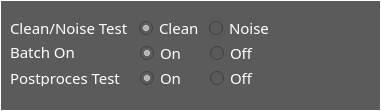
    <widget class="QGroupBox" name="parameterGroup">
     <property name="geometry">
      <rect>
       <x>10</x>
       <y>230</y>
       <width>381</width>
       <height>111</height>
      </rect>
     </property>
     <property name="font">
      <font>
       <family>현대하모니 M</family>
       <pointsize>11</pointsize>
      </font>
     </property>
     <property name="contextMenuPolicy">
      <enum>Qt::DefaultContextMenu</enum>
     </property>
     <property name="styleSheet">
      <string notr="true">border:1px solid rgb(255, 255, 255);color:white;background:rgb(91,91,91);</string>
     </property>
     <property name="title">
      <string/>
     </property>
     <property name="flat">
      <bool>false</bool>
     </property>
     <property name="checkable">
      <bool>false</bool>
     </property>
     <widget class="QLabel" name="label_18">
      <property name="geometry">
       <rect>
        <x>10</x>
        <y>20</y>
        <width>131</width>
        <height>16</height>
       </rect>
      </property>
      <property name="font">
       <font>
        <family>현대하모니 M</family>
        <pointsize>11</pointsize>
       </font>
      </property>
      <property name="styleSheet">
       <string notr="true">border:rgb(100,100,100);</string>
      </property>
      <property name="text">
       <string>Clean/Noise Test</string>
      </property>
     </widget>
     <widget class="QLabel" name="label_20">
      <property name="geometry">
       <rect>
        <x>10</x>
        <y>44</y>
        <width>71</width>
        <height>16</height>
       </rect>
      </property>
      <property name="font">
       <font>
        <family>현대하모니 M</family>
        <pointsize>11</pointsize>
       </font>
      </property>
      <property name="styleSheet">
       <string notr="true">border:rgb(100,100,100);</string>
      </property>
      <property name="text">
       <string>Batch On</string>
      </property>
     </widget>
     <widget class="QLabel" name="label_21">
      <property name="geometry">
       <rect>
        <x>10</x>
        <y>70</y>
        <width>121</width>
        <height>16</height>
       </rect>
      </property>
      <property name="font">
       <font>
        <family>현대하모니 M</family>
        <pointsize>11</pointsize>
       </font>
      </property>
      <property name="styleSheet">
       <string notr="true">border:rgb(100,100,100);</string>
      </property>
      <property name="text">
       <string>Postproces Test</string>
      </property>
     </widget>
     <widget class="QGroupBox" name="groupBox">
      <property name="geometry">
       <rect>
        <x>129</x>
        <y>15</y>
        <width>201</width>
        <height>22</height>
       </rect>
      </property>
      <property name="styleSheet">
       <string notr="true">border:rgb(100,100,100);</string>
      </property>
      <property name="title">
       <string/>
      </property>
      <widget class="QRadioButton" name="cleanOn">
       <property name="geometry">
        <rect>
         <x>10</x>
         <y>5</y>
         <width>71</width>
         <height>16</height>
        </rect>
       </property>
       <property name="font">
        <font>
         <family>현대하모니 M</family>
         <pointsize>11</pointsize>
        </font>
       </property>
       <property name="styleSheet">
        <string notr="true">QRadioButton{border: 1px solid rgb(91,91,91);} 
QRadioButton::indicator { border-radius:6px;}
QRadioButton::indicator::unchecked { background:black; border:1px solid black; }
QRadioButton::indicator::checked { background:white; border:3px solid black; };;
</string>
       </property>
       <property name="text">
        <string>Clean</string>
       </property>
       <property name="checkable">
        <bool>true</bool>
       </property>
       <property name="checked">
        <bool>true</bool>
       </property>
       <property name="autoExclusive">
        <bool>true</bool>
       </property>
      </widget>
      <widget class="QRadioButton" name="noiseOn">
       <property name="geometry">
        <rect>
         <x>80</x>
         <y>5</y>
         <width>71</width>
         <height>16</height>
        </rect>
       </property>
       <property name="palette">
        <palette>
         <active>
          <colorrole role="WindowText">
           <brush brushstyle="SolidPattern">
            <color alpha="255">
             <red>255</red>
             <green>255</green>
             <blue>255</blue>
            </color>
           </brush>
          </colorrole>
          <colorrole role="Button">
           <brush brushstyle="SolidPattern">
            <color alpha="255">
             <red>91</red>
             <green>91</green>
             <blue>91</blue>
            </color>
           </brush>
          </colorrole>
          <colorrole role="Text">
           <brush brushstyle="SolidPattern">
            <color alpha="255">
             <red>255</red>
             <green>255</green>
             <blue>255</blue>
            </color>
           </brush>
          </colorrole>
          <colorrole role="ButtonText">
           <brush brushstyle="SolidPattern">
            <color alpha="255">
             <red>255</red>
             <green>255</green>
             <blue>255</blue>
            </color>
           </brush>
          </colorrole>
          <colorrole role="Base">
           <brush brushstyle="SolidPattern">
            <color alpha="255">
             <red>91</red>
             <green>91</green>
             <blue>91</blue>
            </color>
           </brush>
          </colorrole>
          <colorrole role="Window">
           <brush brushstyle="SolidPattern">
            <color alpha="255">
             <red>91</red>
             <green>91</green>
             <blue>91</blue>
            </color>
           </brush>
          </colorrole>
         </active>
         <inactive>
          <colorrole role="WindowText">
           <brush brushstyle="SolidPattern">
            <color alpha="255">
             <red>255</red>
             <green>255</green>
             <blue>255</blue>
            </color>
           </brush>
          </colorrole>
          <colorrole role="Button">
           <brush brushstyle="SolidPattern">
            <color alpha="255">
             <red>91</red>
             <green>91</green>
             <blue>91</blue>
            </color>
           </brush>
          </colorrole>
          <colorrole role="Text">
           <brush brushstyle="SolidPattern">
            <color alpha="255">
             <red>255</red>
             <green>255</green>
             <blue>255</blue>
            </color>
           </brush>
          </colorrole>
          <colorrole role="ButtonText">
           <brush brushstyle="SolidPattern">
            <color alpha="255">
             <red>255</red>
             <green>255</green>
             <blue>255</blue>
            </color>
           </brush>
          </colorrole>
          <colorrole role="Base">
           <brush brushstyle="SolidPattern">
            <color alpha="255">
             <red>91</red>
             <green>91</green>
             <blue>91</blue>
            </color>
           </brush>
          </colorrole>
          <colorrole role="Window">
           <brush brushstyle="SolidPattern">
            <color alpha="255">
             <red>91</red>
             <green>91</green>
             <blue>91</blue>
            </color>
           </brush>
          </colorrole>
         </inactive>
         <disabled>
          <colorrole role="WindowText">
           <brush brushstyle="SolidPattern">
            <color alpha="255">
             <red>255</red>
             <green>255</green>
             <blue>255</blue>
            </color>
           </brush>
          </colorrole>
          <colorrole role="Button">
           <brush brushstyle="SolidPattern">
            <color alpha="255">
             <red>91</red>
             <green>91</green>
             <blue>91</blue>
            </color>
           </brush>
          </colorrole>
          <colorrole role="Text">
           <brush brushstyle="SolidPattern">
            <color alpha="255">
             <red>255</red>
             <green>255</green>
             <blue>255</blue>
            </color>
           </brush>
          </colorrole>
          <colorrole role="ButtonText">
           <brush brushstyle="SolidPattern">
            <color alpha="255">
             <red>255</red>
             <green>255</green>
             <blue>255</blue>
            </color>
           </brush>
          </colorrole>
          <colorrole role="Base">
           <brush brushstyle="SolidPattern">
            <color alpha="255">
             <red>91</red>
             <green>91</green>
             <blue>91</blue>
            </color>
           </brush>
          </colorrole>
          <colorrole role="Window">
           <brush brushstyle="SolidPattern">
            <color alpha="255">
             <red>91</red>
             <green>91</green>
             <blue>91</blue>
            </color>
           </brush>
          </colorrole>
         </disabled>
        </palette>
       </property>
       <property name="font">
        <font>
         <family>현대하모니 M</family>
         <pointsize>11</pointsize>
        </font>
       </property>
       <property name="styleSheet">
        <string notr="true">QRadioButton{border: 1px solid rgb(91,91,91);} 
QRadioButton::indicator { border-radius:6px;}
QRadioButton::indicator::unchecked { background:black; border:1px solid black; }
QRadioButton::indicator::checked { background:white; border:3px solid black; };;
</string>
       </property>
       <property name="text">
        <string>Noise</string>
       </property>
       <property name="checkable">
        <bool>true</bool>
       </property>
       <property name="checked">
        <bool>false</bool>
       </property>
       <property name="autoExclusive">
        <bool>false</bool>
       </property>
      </widget>
     </widget>
     <widget class="QGroupBox" name="groupBox_5">
      <property name="geometry">
       <rect>
        <x>110</x>
        <y>40</y>
        <width>181</width>
        <height>21</height>
       </rect>
      </property>
      <property name="styleSheet">
       <string notr="true">border:rgb(0,0,0);</string>
      </property>
      <property name="title">
       <string/>
      </property>
      <widget class="QRadioButton" name="batchOn">
       <property name="geometry">
        <rect>
         <x>30</x>
         <y>5</y>
         <width>41</width>
         <height>16</height>
        </rect>
       </property>
       <property name="font">
        <font>
         <family>현대하모니 M</family>
         <pointsize>11</pointsize>
        </font>
       </property>
       <property name="styleSheet">
        <string notr="true">QRadioButton{border: 1px solid rgb(91,91,91);} 
QRadioButton::indicator { border-radius:6px;}
QRadioButton::indicator::unchecked { background:black; border:1px solid black; }
QRadioButton::indicator::checked { background:white; border:3px solid black; };;
</string>
       </property>
       <property name="text">
        <string>On</string>
       </property>
       <property name="checkable">
        <bool>true</bool>
       </property>
       <property name="checked">
        <bool>true</bool>
       </property>
       <property name="autoExclusive">
        <bool>true</bool>
       </property>
      </widget>
      <widget class="QRadioButton" name="batchOff">
       <property name="geometry">
        <rect>
         <x>100</x>
         <y>5</y>
         <width>51</width>
         <height>16</height>
        </rect>
       </property>
       <property name="palette">
        <palette>
         <active>
          <colorrole role="WindowText">
           <brush brushstyle="SolidPattern">
            <color alpha="255">
             <red>255</red>
             <green>255</green>
             <blue>255</blue>
            </color>
           </brush>
          </colorrole>
          <colorrole role="Button">
           <brush brushstyle="SolidPattern">
            <color alpha="255">
             <red>91</red>
             <green>91</green>
             <blue>91</blue>
            </color>
           </brush>
          </colorrole>
          <colorrole role="Text">
           <brush brushstyle="SolidPattern">
            <color alpha="255">
             <red>255</red>
             <green>255</green>
             <blue>255</blue>
            </color>
           </brush>
          </colorrole>
          <colorrole role="ButtonText">
           <brush brushstyle="SolidPattern">
            <color alpha="255">
             <red>255</red>
             <green>255</green>
             <blue>255</blue>
            </color>
           </brush>
          </colorrole>
          <colorrole role="Base">
           <brush brushstyle="SolidPattern">
            <color alpha="255">
             <red>91</red>
             <green>91</green>
             <blue>91</blue>
            </color>
           </brush>
          </colorrole>
          <colorrole role="Window">
           <brush brushstyle="SolidPattern">
            <color alpha="255">
             <red>91</red>
             <green>91</green>
             <blue>91</blue>
            </color>
           </brush>
          </colorrole>
         </active>
         <inactive>
          <colorrole role="WindowText">
           <brush brushstyle="SolidPattern">
            <color alpha="255">
             <red>255</red>
             <green>255</green>
             <blue>255</blue>
            </color>
           </brush>
          </colorrole>
          <colorrole role="Button">
           <brush brushstyle="SolidPattern">
            <color alpha="255">
             <red>91</red>
             <green>91</green>
             <blue>91</blue>
            </color>
           </brush>
          </colorrole>
          <colorrole role="Text">
           <brush brushstyle="SolidPattern">
            <color alpha="255">
             <red>255</red>
             <green>255</green>
             <blue>255</blue>
            </color>
           </brush>
          </colorrole>
          <colorrole role="ButtonText">
           <brush brushstyle="SolidPattern">
            <color alpha="255">
             <red>255</red>
             <green>255</green>
             <blue>255</blue>
            </color>
           </brush>
          </colorrole>
          <colorrole role="Base">
           <brush brushstyle="SolidPattern">
            <color alpha="255">
             <red>91</red>
             <green>91</green>
             <blue>91</blue>
            </color>
           </brush>
          </colorrole>
          <colorrole role="Window">
           <brush brushstyle="SolidPattern">
            <color alpha="255">
             <red>91</red>
             <green>91</green>
             <blue>91</blue>
            </color>
           </brush>
          </colorrole>
         </inactive>
         <disabled>
          <colorrole role="WindowText">
           <brush brushstyle="SolidPattern">
            <color alpha="255">
             <red>255</red>
             <green>255</green>
             <blue>255</blue>
            </color>
           </brush>
          </colorrole>
          <colorrole role="Button">
           <brush brushstyle="SolidPattern">
            <color alpha="255">
             <red>91</red>
             <green>91</green>
             <blue>91</blue>
            </color>
           </brush>
          </colorrole>
          <colorrole role="Text">
           <brush brushstyle="SolidPattern">
            <color alpha="255">
             <red>255</red>
             <green>255</green>
             <blue>255</blue>
            </color>
           </brush>
          </colorrole>
          <colorrole role="ButtonText">
           <brush brushstyle="SolidPattern">
            <color alpha="255">
             <red>255</red>
             <green>255</green>
             <blue>255</blue>
            </color>
           </brush>
          </colorrole>
          <colorrole role="Base">
           <brush brushstyle="SolidPattern">
            <color alpha="255">
             <red>91</red>
             <green>91</green>
             <blue>91</blue>
            </color>
           </brush>
          </colorrole>
          <colorrole role="Window">
           <brush brushstyle="SolidPattern">
            <color alpha="255">
             <red>91</red>
             <green>91</green>
             <blue>91</blue>
            </color>
           </brush>
          </colorrole>
         </disabled>
        </palette>
       </property>
       <property name="font">
        <font>
         <family>현대하모니 M</family>
         <pointsize>11</pointsize>
        </font>
       </property>
       <property name="styleSheet">
        <string notr="true">QRadioButton{border: 1px solid rgb(91,91,91);} 
QRadioButton::indicator { border-radius:6px;}
QRadioButton::indicator::unchecked { background:black; border:1px solid black; }
QRadioButton::indicator::checked { background:white; border:3px solid black; };;
</string>
       </property>
       <property name="text">
        <string>Off</string>
       </property>
       <property name="checkable">
        <bool>true</bool>
       </property>
       <property name="checked">
        <bool>false</bool>
       </property>
       <property name="autoExclusive">
        <bool>true</bool>
       </property>
      </widget>
      <widget class="QGroupBox" name="groupBox_6">
       <property name="geometry">
        <rect>
         <x>60</x>
         <y>20</y>
         <width>121</width>
         <height>22</height>
        </rect>
       </property>
       <property name="styleSheet">
        <string notr="true">border:rgb(0,0,0);</string>
       </property>
       <property name="title">
        <string/>
       </property>
       <widget class="QRadioButton" name="radioButton_17">
        <property name="geometry">
         <rect>
          <x>10</x>
          <y>5</y>
          <width>41</width>
          <height>16</height>
         </rect>
        </property>
        <property name="font">
         <font>
          <family>현대하모니 M</family>
          <pointsize>11</pointsize>
         </font>
        </property>
        <property name="styleSheet">
         <string notr="true">QRadioButton{border: 1px solid rgb(100,100,100);} QRadioButton::indicator { border-radius:6px;}
QRadioButton::indicator::unchecked { background:black; border:1px solid black; }
QRadioButton::indicator::checked { background:white; border:3px solid black; };;
</string>
        </property>
        <property name="text">
         <string>On</string>
        </property>
        <property name="checkable">
         <bool>true</bool>
        </property>
        <property name="checked">
         <bool>true</bool>
        </property>
        <property name="autoExclusive">
         <bool>true</bool>
        </property>
       </widget>
       <widget class="QRadioButton" name="radioButton_18">
        <property name="geometry">
         <rect>
          <x>61</x>
          <y>5</y>
          <width>51</width>
          <height>16</height>
         </rect>
        </property>
        <property name="palette">
         <palette>
          <active>
           <colorrole role="WindowText">
            <brush brushstyle="SolidPattern">
             <color alpha="255">
              <red>255</red>
              <green>255</green>
              <blue>255</blue>
             </color>
            </brush>
           </colorrole>
           <colorrole role="Button">
            <brush brushstyle="SolidPattern">
             <color alpha="255">
              <red>91</red>
              <green>91</green>
              <blue>91</blue>
             </color>
            </brush>
           </colorrole>
           <colorrole role="Text">
            <brush brushstyle="SolidPattern">
             <color alpha="255">
              <red>255</red>
              <green>255</green>
              <blue>255</blue>
             </color>
            </brush>
           </colorrole>
           <colorrole role="ButtonText">
            <brush brushstyle="SolidPattern">
             <color alpha="255">
              <red>255</red>
              <green>255</green>
              <blue>255</blue>
             </color>
            </brush>
           </colorrole>
           <colorrole role="Base">
            <brush brushstyle="SolidPattern">
             <color alpha="255">
              <red>91</red>
              <green>91</green>
              <blue>91</blue>
             </color>
            </brush>
           </colorrole>
           <colorrole role="Window">
            <brush brushstyle="SolidPattern">
             <color alpha="255">
              <red>91</red>
              <green>91</green>
              <blue>91</blue>
             </color>
            </brush>
           </colorrole>
          </active>
          <inactive>
           <colorrole role="WindowText">
            <brush brushstyle="SolidPattern">
             <color alpha="255">
              <red>255</red>
              <green>255</green>
              <blue>255</blue>
             </color>
            </brush>
           </colorrole>
           <colorrole role="Button">
            <brush brushstyle="SolidPattern">
             <color alpha="255">
              <red>91</red>
              <green>91</green>
              <blue>91</blue>
             </color>
            </brush>
           </colorrole>
           <colorrole role="Text">
            <brush brushstyle="SolidPattern">
             <color alpha="255">
              <red>255</red>
              <green>255</green>
              <blue>255</blue>
             </color>
            </brush>
           </colorrole>
           <colorrole role="ButtonText">
            <brush brushstyle="SolidPattern">
             <color alpha="255">
              <red>255</red>
              <green>255</green>
              <blue>255</blue>
             </color>
            </brush>
           </colorrole>
           <colorrole role="Base">
            <brush brushstyle="SolidPattern">
             <color alpha="255">
              <red>91</red>
              <green>91</green>
              <blue>91</blue>
             </color>
            </brush>
           </colorrole>
           <colorrole role="Window">
            <brush brushstyle="SolidPattern">
             <color alpha="255">
              <red>91</red>
              <green>91</green>
              <blue>91</blue>
             </color>
            </brush>
           </colorrole>
          </inactive>
          <disabled>
           <colorrole role="WindowText">
            <brush brushstyle="SolidPattern">
             <color alpha="255">
              <red>255</red>
              <green>255</green>
              <blue>255</blue>
             </color>
            </brush>
           </colorrole>
           <colorrole role="Button">
            <brush brushstyle="SolidPattern">
             <color alpha="255">
              <red>91</red>
              <green>91</green>
              <blue>91</blue>
             </color>
            </brush>
           </colorrole>
           <colorrole role="Text">
            <brush brushstyle="SolidPattern">
             <color alpha="255">
              <red>255</red>
              <green>255</green>
              <blue>255</blue>
             </color>
            </brush>
           </colorrole>
           <colorrole role="ButtonText">
            <brush brushstyle="SolidPattern">
             <color alpha="255">
              <red>255</red>
              <green>255</green>
              <blue>255</blue>
             </color>
            </brush>
           </colorrole>
           <colorrole role="Base">
            <brush brushstyle="SolidPattern">
             <color alpha="255">
              <red>91</red>
              <green>91</green>
              <blue>91</blue>
             </color>
            </brush>
           </colorrole>
           <colorrole role="Window">
            <brush brushstyle="SolidPattern">
             <color alpha="255">
              <red>91</red>
              <green>91</green>
              <blue>91</blue>
             </color>
            </brush>
           </colorrole>
          </disabled>
         </palette>
        </property>
        <property name="font">
         <font>
          <family>현대하모니 M</family>
          <pointsize>11</pointsize>
         </font>
        </property>
        <property name="styleSheet">
         <string notr="true">QRadioButton{border: 1px solid rgb(100,100,100);} QRadioButton::indicator { border-radius:6px;}
QRadioButton::indicator::unchecked { background:black; border:1px solid black; }
QRadioButton::indicator::checked { background:white; border:3px solid black; };;
</string>
        </property>
        <property name="text">
         <string>Off</string>
        </property>
        <property name="checkable">
         <bool>true</bool>
        </property>
        <property name="checked">
         <bool>false</bool>
        </property>
        <property name="autoExclusive">
         <bool>true</bool>
        </property>
       </widget>
      </widget>
     </widget>
     <widget class="QGroupBox" name="groupBox_7">
      <property name="geometry">
       <rect>
        <x>130</x>
        <y>65</y>
        <width>151</width>
        <height>22</height>
       </rect>
      </property>
      <property name="styleSheet">
       <string notr="true">border:rgb(0,0,0);</string>
      </property>
      <property name="title">
       <string/>
      </property>
      <widget class="QRadioButton" name="bnfOn">
       <property name="geometry">
        <rect>
         <x>10</x>
         <y>5</y>
         <width>61</width>
         <height>16</height>
        </rect>
       </property>
       <property name="font">
        <font>
         <family>현대하모니 M</family>
         <pointsize>11</pointsize>
        </font>
       </property>
       <property name="styleSheet">
        <string notr="true">QRadioButton{border: 1px solid rgb(91,91,91);} 
QRadioButton::indicator { border-radius:6px;}
QRadioButton::indicator::unchecked { background:black; border:1px solid black; }
QRadioButton::indicator::checked { background:white; border:3px solid black; };;
</string>
       </property>
       <property name="text">
        <string>On</string>
       </property>
       <property name="checkable">
        <bool>true</bool>
       </property>
       <property name="checked">
        <bool>true</bool>
       </property>
       <property name="autoExclusive">
        <bool>true</bool>
       </property>
      </widget>
      <widget class="QRadioButton" name="slmOn">
       <property name="geometry">
        <rect>
         <x>80</x>
         <y>5</y>
         <width>61</width>
         <height>16</height>
        </rect>
       </property>
       <property name="palette">
        <palette>
         <active>
          <colorrole role="WindowText">
           <brush brushstyle="SolidPattern">
            <color alpha="255">
             <red>255</red>
             <green>255</green>
             <blue>255</blue>
            </color>
           </brush>
          </colorrole>
          <colorrole role="Button">
           <brush brushstyle="SolidPattern">
            <color alpha="255">
             <red>91</red>
             <green>91</green>
             <blue>91</blue>
            </color>
           </brush>
          </colorrole>
          <colorrole role="Text">
           <brush brushstyle="SolidPattern">
            <color alpha="255">
             <red>255</red>
             <green>255</green>
             <blue>255</blue>
            </color>
           </brush>
          </colorrole>
          <colorrole role="ButtonText">
           <brush brushstyle="SolidPattern">
            <color alpha="255">
             <red>255</red>
             <green>255</green>
             <blue>255</blue>
            </color>
           </brush>
          </colorrole>
          <colorrole role="Base">
           <brush brushstyle="SolidPattern">
            <color alpha="255">
             <red>91</red>
             <green>91</green>
             <blue>91</blue>
            </color>
           </brush>
          </colorrole>
          <colorrole role="Window">
           <brush brushstyle="SolidPattern">
            <color alpha="255">
             <red>91</red>
             <green>91</green>
             <blue>91</blue>
            </color>
           </brush>
          </colorrole>
         </active>
         <inactive>
          <colorrole role="WindowText">
           <brush brushstyle="SolidPattern">
            <color alpha="255">
             <red>255</red>
             <green>255</green>
             <blue>255</blue>
            </color>
           </brush>
          </colorrole>
          <colorrole role="Button">
           <brush brushstyle="SolidPattern">
            <color alpha="255">
             <red>91</red>
             <green>91</green>
             <blue>91</blue>
            </color>
           </brush>
          </colorrole>
          <colorrole role="Text">
           <brush brushstyle="SolidPattern">
            <color alpha="255">
             <red>255</red>
             <green>255</green>
             <blue>255</blue>
            </color>
           </brush>
          </colorrole>
          <colorrole role="ButtonText">
           <brush brushstyle="SolidPattern">
            <color alpha="255">
             <red>255</red>
             <green>255</green>
             <blue>255</blue>
            </color>
           </brush>
          </colorrole>
          <colorrole role="Base">
           <brush brushstyle="SolidPattern">
            <color alpha="255">
             <red>91</red>
             <green>91</green>
             <blue>91</blue>
            </color>
           </brush>
          </colorrole>
          <colorrole role="Window">
           <brush brushstyle="SolidPattern">
            <color alpha="255">
             <red>91</red>
             <green>91</green>
             <blue>91</blue>
            </color>
           </brush>
          </colorrole>
         </inactive>
         <disabled>
          <colorrole role="WindowText">
           <brush brushstyle="SolidPattern">
            <color alpha="255">
             <red>255</red>
             <green>255</green>
             <blue>255</blue>
            </color>
           </brush>
          </colorrole>
          <colorrole role="Button">
           <brush brushstyle="SolidPattern">
            <color alpha="255">
             <red>91</red>
             <green>91</green>
             <blue>91</blue>
            </color>
           </brush>
          </colorrole>
          <colorrole role="Text">
           <brush brushstyle="SolidPattern">
            <color alpha="255">
             <red>255</red>
             <green>255</green>
             <blue>255</blue>
            </color>
           </brush>
          </colorrole>
          <colorrole role="ButtonText">
           <brush brushstyle="SolidPattern">
            <color alpha="255">
             <red>255</red>
             <green>255</green>
             <blue>255</blue>
            </color>
           </brush>
          </colorrole>
          <colorrole role="Base">
           <brush brushstyle="SolidPattern">
            <color alpha="255">
             <red>91</red>
             <green>91</green>
             <blue>91</blue>
            </color>
           </brush>
          </colorrole>
          <colorrole role="Window">
           <brush brushstyle="SolidPattern">
            <color alpha="255">
             <red>91</red>
             <green>91</green>
             <blue>91</blue>
            </color>
           </brush>
          </colorrole>
         </disabled>
        </palette>
       </property>
       <property name="font">
        <font>
         <family>현대하모니 M</family>
         <pointsize>11</pointsize>
        </font>
       </property>
       <property name="styleSheet">
        <string notr="true">QRadioButton{border: 1px solid rgb(91,91,91);} 
QRadioButton::indicator { border-radius:6px;}
QRadioButton::indicator::unchecked { background:black; border:1px solid black; }
QRadioButton::indicator::checked { background:white; border:3px solid black; };;
</string>
       </property>
       <property name="text">
        <string>Off</string>
       </property>
       <property name="checkable">
        <bool>true</bool>
       </property>
       <property name="checked">
        <bool>false</bool>
       </property>
       <property name="autoExclusive">
        <bool>true</bool>
       </property>
      </widget>
     </widget>
    </widget>
